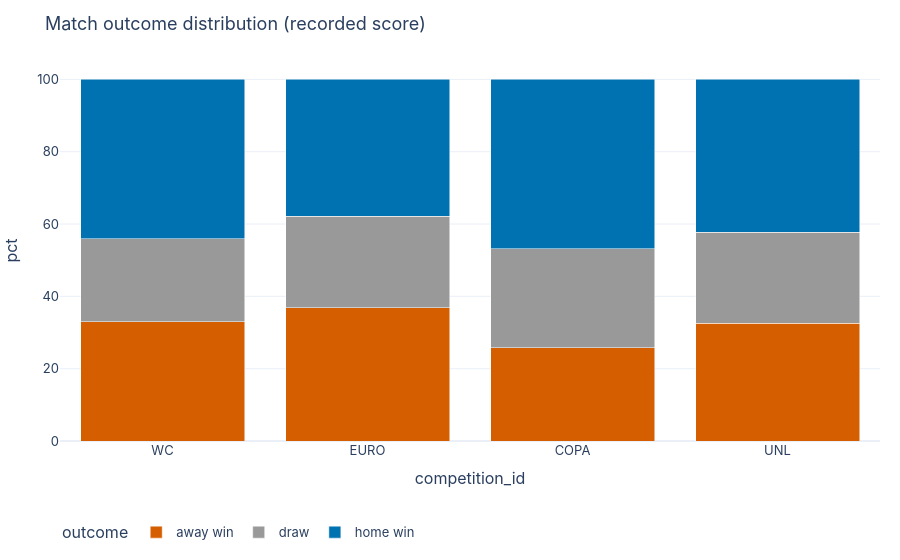

Notebook source saved alongside this figure:
### Code cell
F['A_outcome_distribution']

### Figure 1 — Plotly figure (JSON) as saved in the notebook; plotly's stock layout.template omitted (floating-point values rounded to 4 significant figures)
{"data": [{"hovertemplate": "outcome=away win<br>competition_id=%{x}<br>pct=%{y}<extra></extra>", "legendgroup": "away win", "marker": {"color": "#D55E00", "pattern": {"shape": ""}}, "name": "away win", "orientation": "v", "showlegend": true, "textposition": "auto", "type": "bar", "x": ["WC", "EURO", "COPA", "UNL"], "xaxis": "x", "y": [33.0, 36.8, 25.8, 32.5], "yaxis": "y"}, {"hovertemplate": "outcome=draw<br>competition_id=%{x}<br>pct=%{y}<extra></extra>", "legendgroup": "draw", "marker": {"color": "#999999", "pattern": {"shape": ""}}, "name": "draw", "orientation": "v", "showlegend": true, "textposition": "auto", "type": "bar", "x": ["WC", "EURO", "COPA", "UNL"], "xaxis": "x", "y": [23.0, 25.3, 27.4, 25.2], "yaxis": "y"}, {"hovertemplate": "outcome=home win<br>competition_id=%{x}<br>pct=%{y}<extra></extra>", "legendgroup": "home win", "marker": {"color": "#0072B2", "pattern": {"shape": ""}}, "name": "home win", "orientation": "v", "showlegend": true, "textposition": "auto", "type": "bar", "x": ["WC", "EURO", "COPA", "UNL"], "xaxis": "x", "y": [44.1, 37.9, 46.8, 42.3], "yaxis": "y"}], "layout": {"barmode": "stack", "font": {"family": "Inter, Segoe UI, sans-serif", "size": 13}, "legend": {"orientation": "h", "title": {"text": "outcome"}, "tracegroupgap": 0, "y": -0.2}, "margin": {"b": 50, "l": 60, "r": 20, "t": 60}, "title": {"text": "Match outcome distribution (recorded score)"}, "xaxis": {"anchor": "y", "domain": [0.0, 1.0], "title": {"text": "competition_id"}}, "yaxis": {"anchor": "x", "domain": [0.0, 1.0], "title": {"text": "pct"}}}}
